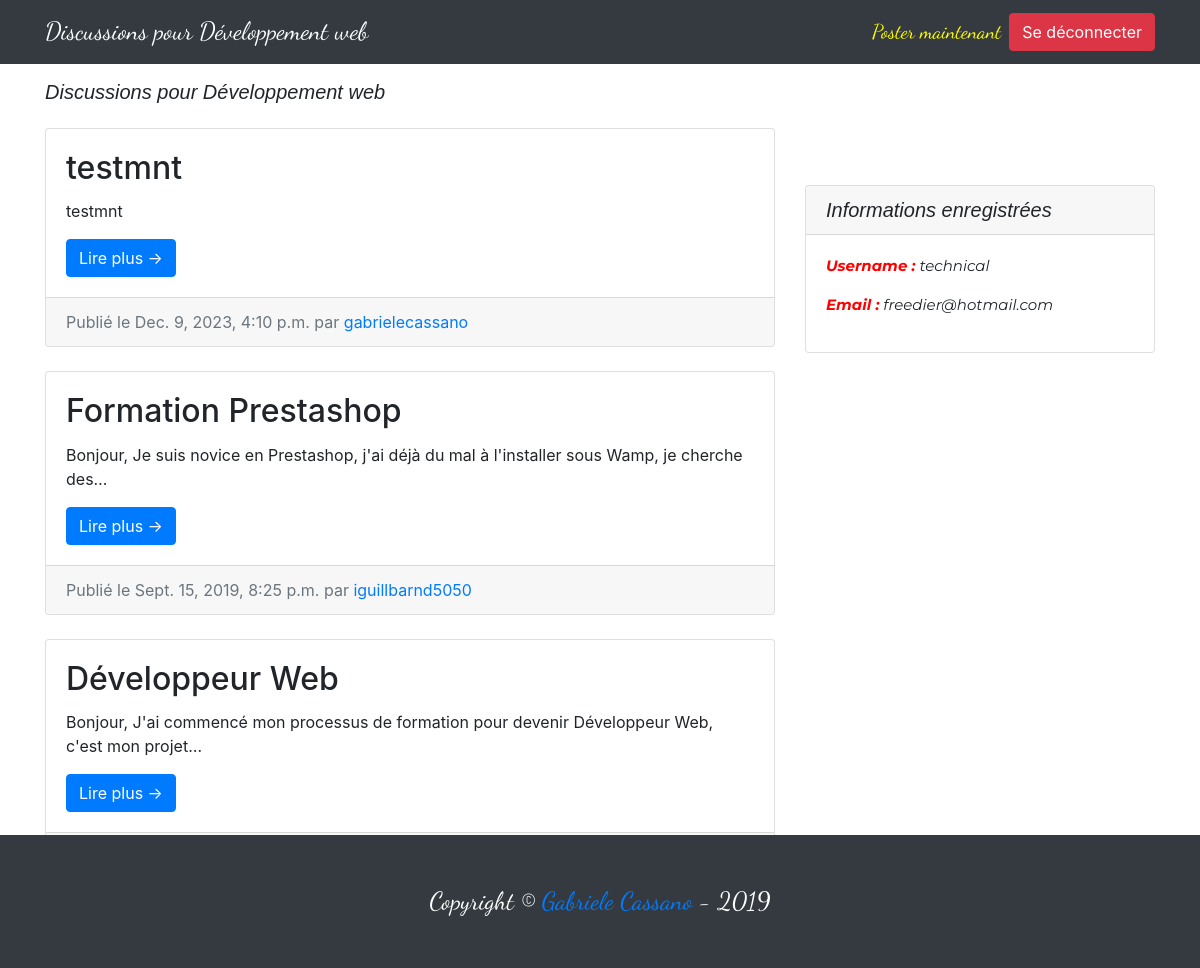
Screenshot of / (signed in) with the database file from the repository.
### entries/models.py (models this page shows, shortened)
class Entry(models.Model):
    entry_title = models.CharField(max_length=50)
    entry_text = models.TextField()
    entry_date = models.DateTimeField(auto_now_add=True)
    entry_author = models.ForeignKey(User, on_delete=models.CASCADE)
    class Meta:
      verbose_name_plural = "entries"

### entries/views.py (the view)
# urls.py: path('', HomeView.as_view(), name = 'blog-home'),
class HomeView(LoginRequiredMixin, ListView):
	model = Entry
	template_name = "entries/index.html"
	context_object_name = "blog_entries"
	ordering = ['-entry_date']
	paginate_by = 3

### entries/templates/entries/index.html (shortened to what this page needs)
{% extends "entries/base.html" %}
{% block content %}
<div class="col-md-8">
    <h1 class="my-4">Discussions pour Développement web</h1>
	{% for entry in blog_entries %}
    <div class="card mb-4 mt-4">
		<div class="card-body">
            <h2 class="card-title">{{ entry.entry_title }}</h2>
            <p class="card-text">{{ entry.entry_text|truncatechars:100 }}</p>
            <a href="{% url 'entry-detail' entry.pk %}" class="btn btn-primary">Lire plus &rarr;</a>
         </div>
		<div class="card-footer text-muted">
            Publié le {{ entry.entry_date }} par
           <a href="#">{{ entry.entry_author }}</a>
         </div>
    </div>
	{% endfor %}
    {% if is_paginated %}
    <ul class="pagination justify-content-center mb-4">
		{% if page_obj.has_next %}
		<li class="page-item">
            <a class="page-link" href="?page={{ page_obj.next_page_number }}">Page suivante &rarr;</a>
        </li>
		{% endif %}
    </ul>
	{% endif %}
</div>
{% endblock %}

### entries/templates/entries/base.html (shortened to what this page needs)
{% load static %}
<!DOCTYPE html>
<html lang="en">
<head>
  <link href="{% static 'entries/vendor/bootstrap/css/bootstrap.min.css' %}" rel="stylesheet">
  <link href="{% static 'entries/css/blog-home.css' %}" rel="stylesheet">
</head>
<body>
	<nav class="navbar navbar-expand-lg navbar-dark bg-dark fixed-top">
		<div class="container">
			<a class="navbar-brand" id="title-site" href="{% url 'blog-home' %}">Discussions pour Développement web</a>
			<div class="collapse navbar-collapse" id="navbarResponsive">
				<ul class="navbar-nav ml-auto">
					{% if user.is_authenticated %}
						<li class="nav-item">
							<a class="nav-link links-menu" href="{% url 'create_entry' %}">Poster maintenant</a>
						</li>
						<li class="nav-item">
							<form method="post" action="{% url 'logout' %}">
								<button type="submit" class="btn btn-danger mt-1">Se déconnecter</button>
							</form>
						</li>
					{% else %}
						<li class="nav-item">
							<a class="nav-link links-menu" href="{% url 'register' %}">S'enregistrer</a>
						</li>
					{% endif %}
				</ul>
			</div>
		</div>
  </nav>
	<div class="container">
		<div class="row">
			{% block content %} {% endblock %}
			{% if user.is_authenticated %}
			<div class="col-md-4" id="content-css">
				<div class="card my-4">
				  <h5 class="card-header">Informations enregistrées</h5>
					<div class="card-body">
						<ul class="list-unstyled mb-0">
						  <li>
							<p class="identifiants"><span class="title-id">Username :</span> {{user.username}}</p>
						  </li>
						  <li>
							<p class="identifiants"><span class="title-id">Email :</span> {{user.email}}</p>
						  </li>
						</ul>
					</div>
				</div>
			</div>
			{% endif %}
		</div>
	</div>
  <footer class="py-5 bg-dark" style="position: fixed;left: 0;bottom: 0;width: 100%;background-color: red;color: white;text-align: center;">
    <div class="container">
      <p class="m-0 text-center text-white">Copyright &copy; <a style="text-decoration:none;" href="https://gabriel-cassano.be/">Gabriele Cassano</a> - 2019</p>
    </div>
  </footer>
</body>
</html>

### entries/static/entries/css/blog-home.css (style rules this page uses)
body { padding-top: 56px; }
.navbar-brand { font-family: 'Bree Serif', serif; }
.my-4 { font-family: 'Lexend Deca', sans-serif; font-size: 20px; font-style: italic; }
#content-css { margin-top:105px !important; }
#title-site { font-family: 'Dancing Script', cursive; font-size:25px; }
footer { font-family: 'Dancing Script', cursive; font-size:25px; }
.links-menu { font-family: 'Dancing Script', cursive; font-size:20px; color: #FFFF00 !important; }
.identifiants { font-family: 'Montserrat', sans-serif; font-size:15px; }
.title-id { color: #FF0000; font-style: italic; font-weight: bold; }

### rows the page displays
Entry: entry_title "testmnt", entry_text "testmnt", entry_date "Dec. 9, 2023, 4:10 p.m.", entry_author "gabrielecassano"
Entry: entry_title "Formation Prestashop", entry_text "Bonjour, Je suis novice en Prestashop, j'ai déjà du mal à l'installer sous Wamp, je cherche des…", entry_date "Sept. 15, 2019, 8:25 p.m.", entry_author "iguillbarnd5050"
Entry: entry_title "Développeur Web", entry_text "Bonjour, J'ai commencé mon processus de formation pour devenir Développeur Web, c'est mon projet…"

### other values shown
{{ user.username }} "technical"
{{ user.email }} "freedier@hotmail.com"
